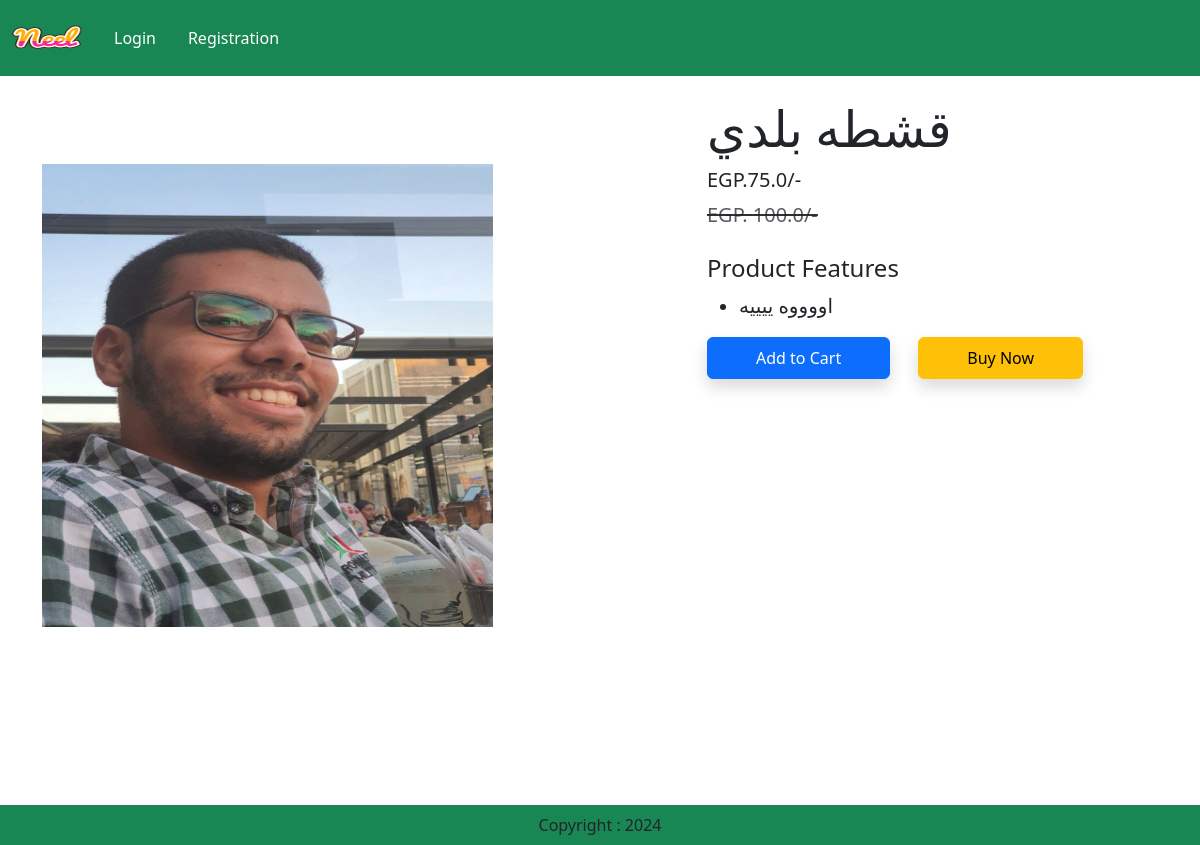
Page /product-detail/3 on the committed database.
### app/models.py (models this page shows, shortened)
class Product(models.Model):
     title=models.CharField(max_length=100)
     selling_price=models.FloatField()
     discounted_price=models.FloatField()
     description=models.TextField()
     composition=models.TextField(default='')
     prodapp=models.TextField(default='')
     category=models.CharField(choices=CATEGORY_CHOICES,max_length=2)
     product_image=models.ImageField(upload_to='product')

### app/views.py (the view)
class ProductDetail(View):
    def get(self, request, pk):
        product = Product.objects.get(pk=pk)
        return render(request, 'app/productdetail.html', locals())

### app/templates/app/productdetail.html (shortened to what this page needs)
{% extends 'app/base.html'%}
{% load static %}
{% block main-content %}
<div class="container">
    <div class="row flex justify-content-between" style="margin-top: 24px;">
        <div class="img2 col-lg-5 mt-5">
            <img src="{{product.product_image.url}}"
            class="image col-xs-6 col-sm-12 col-lg-12 mt-3 text-sm-center w-100 h-75" alt="">
        </div>
        <div class="productdetail col-lg-5">
            <h1 style="font-family: georgia; font-size: 50px;">
            {{product.title}}
            </h1>
            <h5>EGP.{{product.discounted_price}}/-</h5>
            <small class="text-decoration-line-through text-muted fs-5">
                <del>EGP. {{product.selling_price}}/-</del>
            </small>
            <br><br>
            <h4>Product Features</h4>
            <ul class="fs-5" style="font-family: Rajdhani">
            <li>
                {{product.description}}
            </li>
        </ul>
        <form action="/add-to-cart" class="d-inline">
            <button type="submit" class="btn btn-primary shadow px-5 py-2">
                Add to Cart
            </button>
        </form>
        <a href="{% url 'showcart' %}" class="btn btn-warning shadow px-5 py-2 ms-4">
            Buy Now
        </a>
        </div>
    </div>
</div>
{% endblock main-content %}

### rows in the picture
Product: product_image (picture), title "قشطه بلدي", discounted_price "75.0", selling_price "100.0", description "اووووه ييييه"
